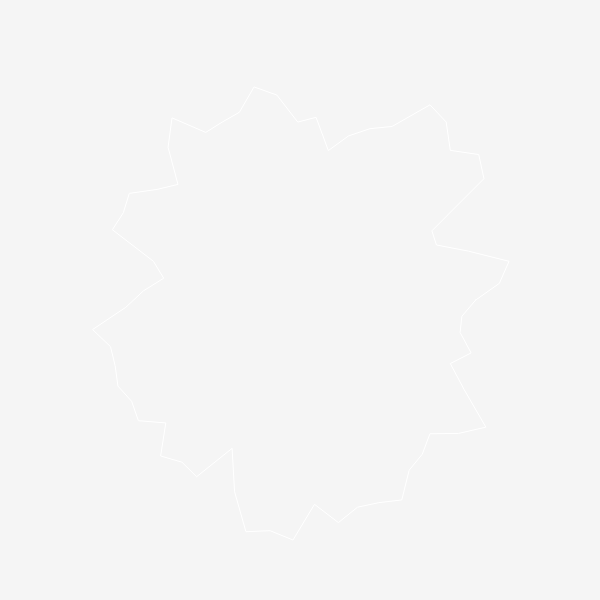
Frame 1 (no input)
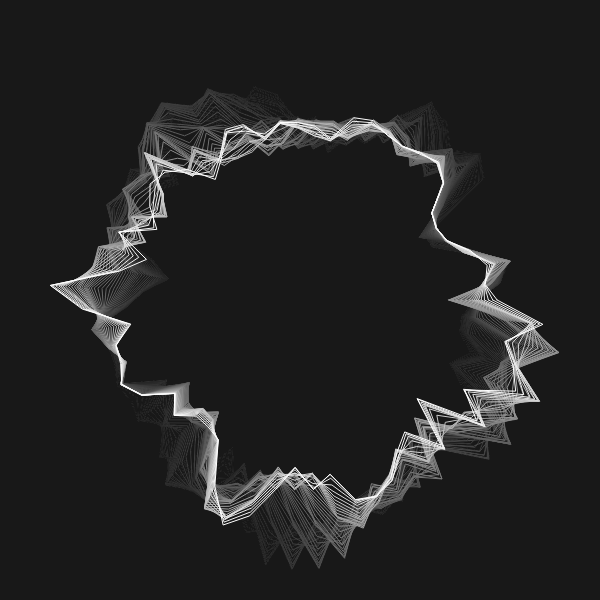
Frame 60 (no input)
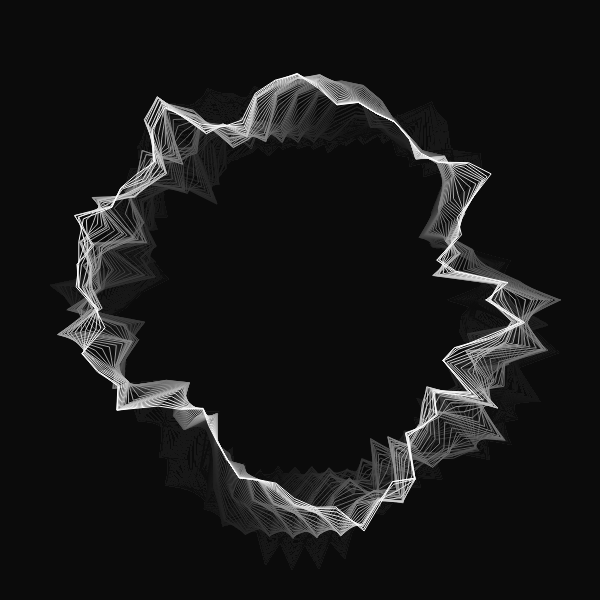
Frame 120 (the mouse pressed at the canvas centre since frame 60)

The p5.js sketch that drew these frames (run headless with seeded random() and noise() and a simulated clock; from frame 60 on, the mouse is pressed at the canvas centre):

// p5.js sketch
// ── sketch.js
let maxNoise = 10;
let phase = 0;

function setup() {
  var cnv = createCanvas(600, 600);
  cnv.style("display", "block");
}

function draw() {
  background(0, 0, 0, 10);
  translate(width / 2, height / 2);
  stroke(255);
  noFill();

  beginShape();
  for (let a = 0; a < TWO_PI; a += 0.1) {
    let xoff = map(cos(a + phase), -1, 1, 0, maxNoise);
    let yoff = map(sin(a), -1, 1, 0, maxNoise);
    let r = map(noise(xoff, yoff), 0, 1, 100, 300);
    let x = r * cos(a);
    let y = r * sin(a);
    vertex(x, y);
  }
  endShape(CLOSE);
  phase += 0.01;
}
